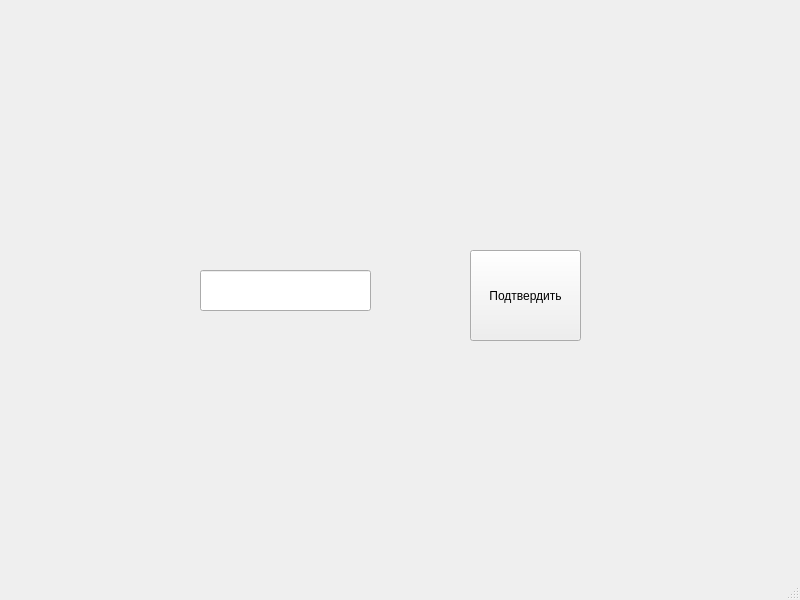
<?xml version="1.0" encoding="UTF-8"?>
<ui version="4.0">
 <class>MainWindow</class>
 <widget class="QMainWindow" name="MainWindow">
  <property name="geometry">
   <rect>
    <x>0</x>
    <y>0</y>
    <width>800</width>
    <height>600</height>
   </rect>
  </property>
  <property name="windowTitle">
   <string>MainWindow</string>
  </property>
  <widget class="QWidget" name="centralwidget">
   <widget class="QPushButton" name="pushButton">
    <property name="geometry">
     <rect>
      <x>470</x>
      <y>250</y>
      <width>111</width>
      <height>91</height>
     </rect>
    </property>
    <property name="text">
     <string>Подтвердить</string>
    </property>
   </widget>
   <widget class="QLineEdit" name="lineEdit">
    <property name="geometry">
     <rect>
      <x>200</x>
      <y>270</y>
      <width>171</width>
      <height>41</height>
     </rect>
    </property>
   </widget>
  </widget>
  <widget class="QMenuBar" name="menubar">
   <property name="geometry">
    <rect>
     <x>0</x>
     <y>0</y>
     <width>800</width>
     <height>26</height>
    </rect>
   </property>
  </widget>
  <widget class="QStatusBar" name="statusbar"/>
 </widget>
 <resources/>
 <connections/>
</ui>
